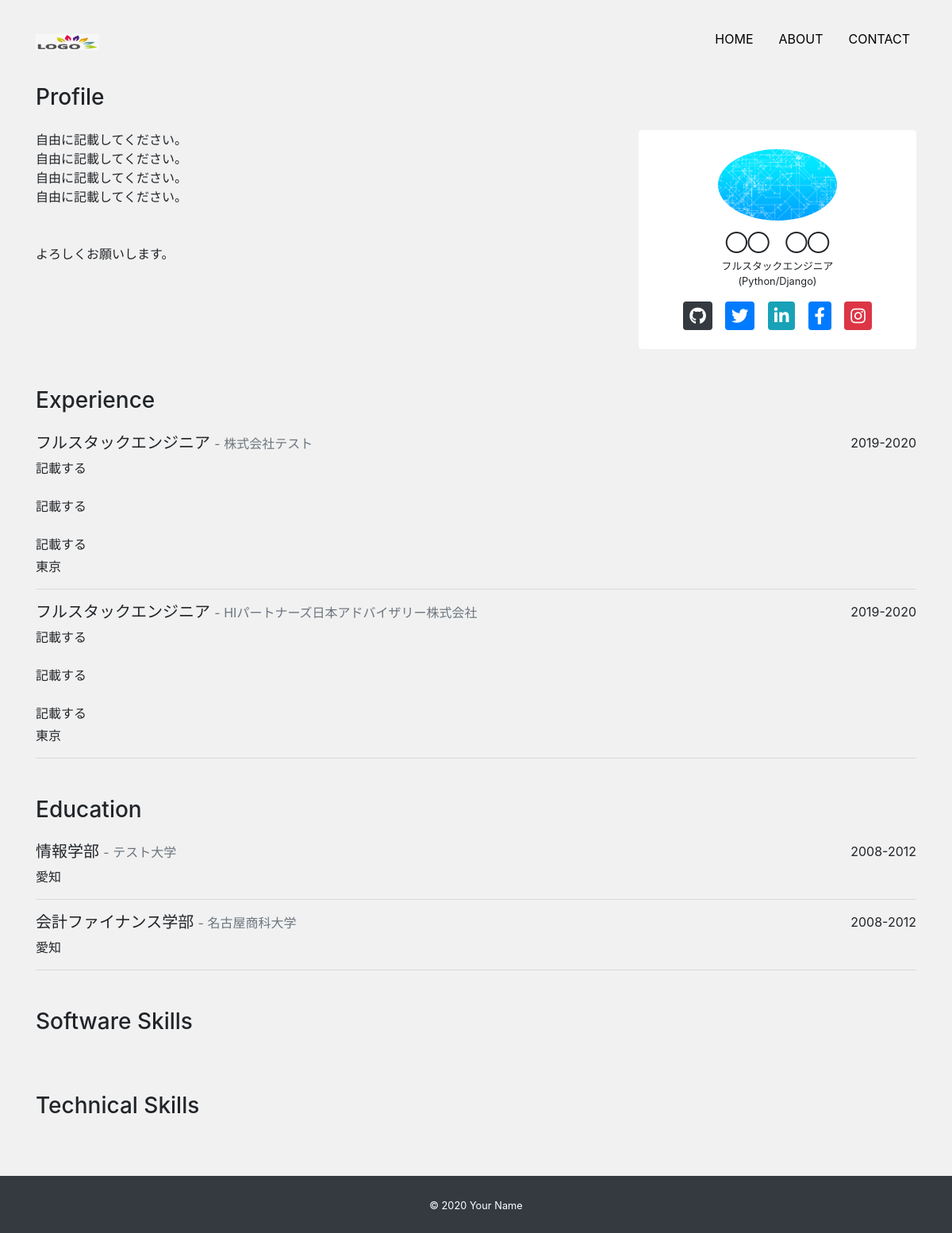
Page /about/ on the earlier database version.
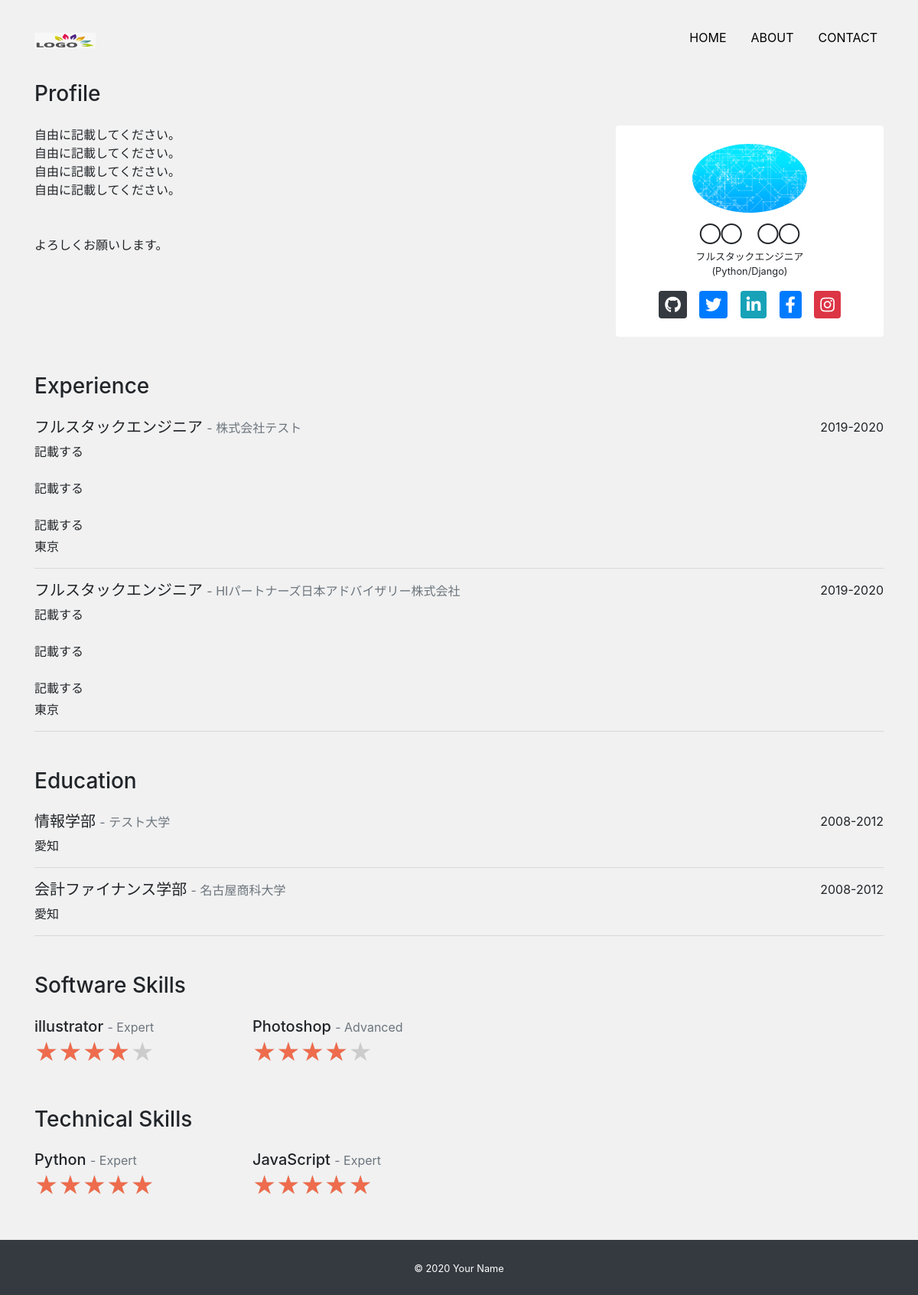
Same page on the later database version.
### app/models.py (models this page shows, shortened)
class Profile(models.Model):
    title = models.CharField('タイトル', max_length=100, null=True, blank=True)
    subtitle = models.CharField('サブタイトル', max_length=100, null=True, blank=True)
    name = models.CharField('名前', max_length=100)
    job = models.TextField('仕事')
    introduction = models.TextField('自己紹介')
    github = models.CharField('github', max_length=100, null=True, blank=True)
    twitter = models.CharField('twitter', max_length=100, null=True, blank=True)
    linkedin = models.CharField('linkedin', max_length=100, null=True, blank=True)
    facebook = models.CharField('facebook', max_length=100, null=True, blank=True)
    instagram = models.CharField('instagram', max_length=100, null=True, blank=True)
    topimage = models.ImageField(upload_to='images', verbose_name='トップ画像')
    subimage = models.ImageField(upload_to='images', verbose_name='サブ画像')

class Experience(models.Model):
    occupation = models.CharField('職種', max_length=100)
    company = models.CharField('会社', max_length=100)
    description = models.TextField('説明')
    place = models.CharField('場所', max_length=100)
    period = models.CharField('期間', max_length=100)

class Education(models.Model):
    course = models.CharField('コース', max_length=100)
    school = models.CharField('学校', max_length=100)
    place = models.CharField('場所', max_length=100)
    period = models.CharField('期間', max_length=100)

class Software(models.Model):
    name = models.CharField('ソフトフェア', max_length=100)
    level = models.CharField('レベル', max_length=100)
    percentage = models.IntegerField('パーセンテージ')

class Technical(models.Model):
    name = models.CharField('テクニカル', max_length=100)
    level = models.CharField('レベル', max_length=100)
    percentage = models.IntegerField('パーセンテージ')

### app/views.py (the view)
# urls.py: path('about/', views.AboutView.as_view(), name='about'),
class AboutView(View):
    def get(self, request, *args, **kwargs):
        profile_data = Profile.objects.all()
        if profile_data.exists():
            profile_data = profile_data.order_by('-id')[0]
        experience_data = Experience.objects.order_by('-id')
        education_data = Education.objects.order_by('-id')
        software_data = Software.objects.order_by('-id')
        technical_data = Technical.objects.order_by('-id')
        return render(request, 'app/about.html', {
            'profile_data': profile_data,
            'experience_data': experience_data,
            'education_data': education_data,
            'software_data': software_data,
            'technical_data': technical_data,
        })

### app/templates/app/about.html
{% extends 'app/base.html' %}
{% block content %}
  <h3 class="mb-4">Profile</h3>
  <div class="mb-5">
    <div class="row">
      <div class="col-md-8">
        <p>{{ profile_data.introduction|linebreaksbr }}</p>
      </div>
      <div class="col-md-4">
        <div class="card text-center px-5 py-4">
          <div class="avatar mb-3">
            <img src="{{ profile_data.subimage.url }}" alt="" class="card-img-top rounded-circle">
          </div>
          <h5 class="font-weight-bolder">{{ profile_data.name }}</h5>
          <p class="mb-3 small text-center">{{ profile_data.job|linebreaksbr }}</p>
          <div class="d-flex justify-content-around">
            {% if profile_data.github %}
              <a href="{{ profile_data.github }}" target="_blank">
                <i class="fab fa-github fa-lg rounded btn-dark icon"></i>
              </a>
            {% endif %}
            {% if profile_data.twitter %}
              <a href="{{ profile_data.twitter }}" target="_blank">
                <i class="fab fa-twitter fa-lg rounded btn-primary icon"></i>
              </a>
            {% endif %}
            {% if profile_data.linkedin %}
              <a href="{{ profile_data.linkedin }}" target="_blank">
                <i class="fab fa-linkedin-in fa-lg rounded btn-info icon"></i>
              </a>
            {% endif %}
            {% if profile_data.facebook %}
              <a href="{{ profile_data.facebook }}" target="_blank">
                <i class="fab fa-facebook-f fa-lg rounded btn-primary icon"></i>
              </a>
            {% endif %}
            {% if profile_data.instagram %}
              <a href="{{ profile_data.instagram }}" target="_blank">
                <i class="fab fa-instagram fa-lg rounded btn-danger icon"></i>
              </a>
            {% endif %}
          </div>
        </div>
      </div>
    </div>
  </div>
  <h3 class="mb-4">Experience</h3>
  <div class="mb-5">
    {% for experience in experience_data %}
      <div class="d-flex justify-content-between">
        <h5>{{ experience.occupation }}
          <span class="small text-secondary">
            -
            {{ experience.company }}</span></h5>
        <p class="mb-1">{{ experience.period }}</p>
      </div>
      <p class="mb-1">{{ experience.description|linebreaksbr }}</p>
      <p>{{ experience.place }}</p>
      <hr>
    {% endfor %}
  </div>
  <h3 class="mb-4">Education</h3>
  <div class="mb-5">
    {% for education in education_data %}
      <div class="d-flex justify-content-between">
        <h5>{{ education.course }}
          <span class="small text-secondary">
            -
            {{ education.school }}</span></h5>
        <p class="mb-1">{{ education.period }}</p>
      </div>
      <p>{{ education.place }}</p>
      <hr>
    {% endfor %}
  </div>
  <h3 class="mb-4">Software Skills</h3>
  <div class="mb-5">
    <div class="row">
      {% for software in software_data %}
        <div class="col-6 col-md-3">
          <h5 class="mb-0">{{ software.name }}
            <span class="small text-secondary">
              -
              {{ software.level }}</span></h5>
          <div class="d-flex flex-row">
            <div class="star-rating">
              <div class="star-rating-front" style="width: {{ software.percentage }}%">★★★★★</div>
              <div class="star-rating-back">★★★★★</div>
            </div>
          </div>
        </div>
      {% endfor %}
    </div>
  </div>
  <h3 class="mb-4">Technical Skills</h3>
  <div class="mb-5">
    <div class="row">
      {% for technical in technical_data %}
        <div class="col-6 col-md-3">
          <h5 class="mb-0">{{ technical.name }}
            <span class="small text-secondary">
              -
              {{ technical.level }}</span></h5>
          <div class="d-flex flex-row">
            <div class="star-rating">
              <div class="star-rating-front" style="width: {{ technical.percentage }}%">★★★★★</div>
              <div class="star-rating-back">★★★★★</div>
            </div>
          </div>
        </div>
      {% endfor %}
    </div>
  </div>
{% endblock content %}

### app/templates/app/base.html (shortened to what this page needs)
{% load static %}
<!DOCTYPE html>
<html lang="ja">
  <head>
    <link rel="stylesheet" href="https://stackpath.bootstrapcdn.com/bootstrap/4.5.2/css/bootstrap.min.css"/>
    <link rel="stylesheet" href="https://cdnjs.cloudflare.com/ajax/libs/font-awesome/5.13.0/css/all.min.css"/>
    <link rel="stylesheet" href="{% static 'css/style.css' %}"/>
  </head>
  <body>
    <nav class="navbar navbar-expand-lg">
      <div class="container">
        <a href="/" class="navbar-brand">
          <img src="{% static 'img/logo.svg' %}" alt="" width="80" height="80"/>
        </a>
        <ul class="navbar-nav">
          <li class="nav-item mr-3">
            <a href="/" class="nav-link nav-color">HOME</a>
          </li>
          <li class="nav-item mr-3">
            <a href="{% url 'about' %}" class="nav-link nav-color">ABOUT</a>
          </li>
          <li class="nav-item">
            <a href="{% url 'contact' %}" class="nav-link nav-color">CONTACT</a>
          </li>
        </ul>
      </div>
    </nav>
    <main>
      <div class="container">
        {% block content %}{% endblock content %}
      </div>
    </main>
    <footer class="py-4 bg-dark text-center">
      <small class="text-white">&copy; 2020 Your Name</small>
    </footer>
  </body>
</html>

### app/static/css/style.css (style rules this page uses)
* { margin: 0; padding: 0; box-sizing: border-box; }
body { background: #f1f1f1; display: flex; flex-flow: column; min-height: 100vh; }
main { flex: 1; }
.navbar-nav { flex-direction: row !important; }
.nav-color { color: black; }
.nav-color:after { content: ""; display: block; height: 2px; background: #ee6c4d; margin-top: 6px; opacity: 0; transform: translateY(12px); transition: all 0.3s ease-in-out; }
.avatar img { max-width: 150px; max-height: 150px; }
.icon { padding: 10px 8px; }
.star-rating { position: relative; font-size: 30px; word-wrap: normal!important; }
.star-rating-front { position: absolute; top: 0; left: 0; overflow: hidden; color: #ee6c4d; }
.star-rating-back { color: #CCC; }
.card { border: none; }

Differences in the rows shown:
added Software: name "illustrator", level "Expert", {{ software.percentage }} 80 (drawn)
added Software: name "Photoshop", level "Advanced", {{ software.percentage }} 80 (drawn)
added Technical: name "Python", level "Expert", {{ technical.percentage }} 100 (drawn)
added Technical: name "JavaScript", level "Expert", {{ technical.percentage }} 100 (drawn)
